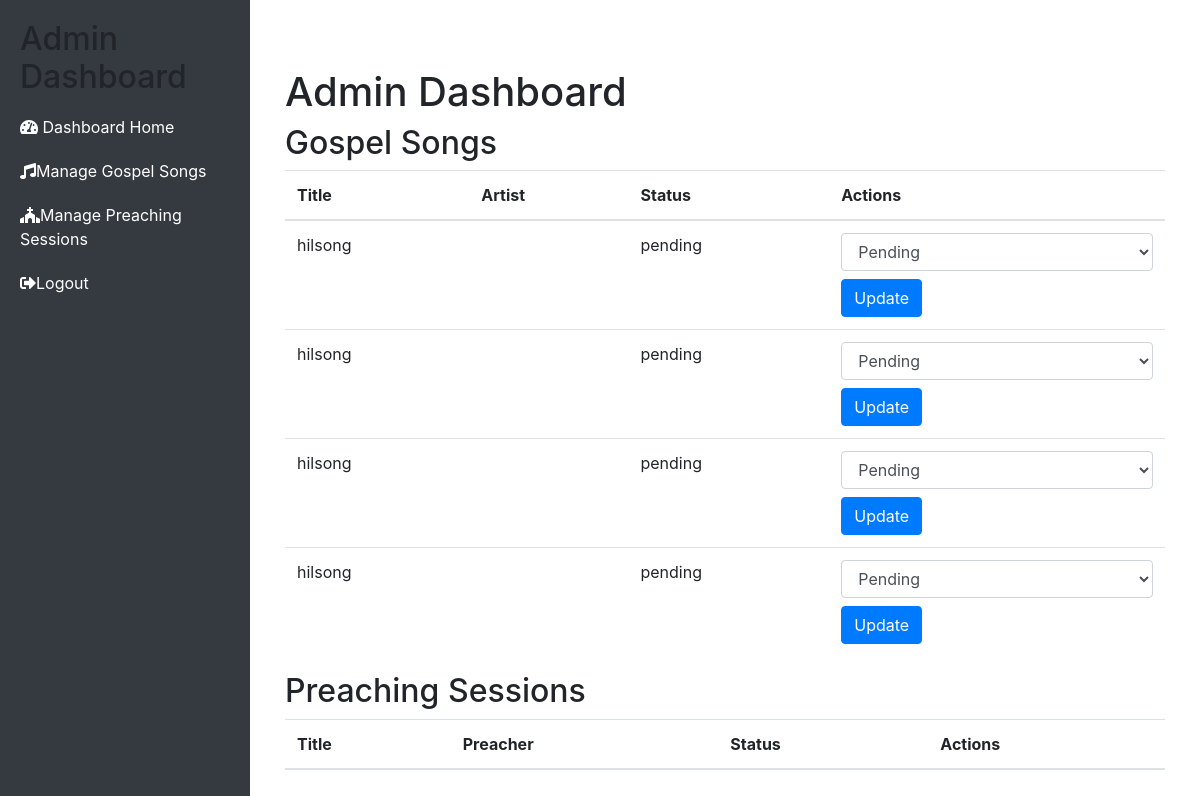
The app's page /admin_dashboard/ (signed in) with its own data.
### preaching/models.py (models this page shows, shortened)
class GospelSong(models.Model):
    MEDIA_TYPE_CHOICES = [
        ('audio', 'Audio'),
        ('video', 'Video')
    ]
    STATUS_CHOICES = [
        ('pending', 'Pending'),
        ('accepted', 'Accepted'),
        ('rejected', 'Rejected')
    ]
    title = models.CharField(max_length=100)
    artist = models.CharField(max_length=100)
    media_type = models.CharField(max_length=5, choices=MEDIA_TYPE_CHOICES, default='audio')
    file = models.FileField(upload_to='gospel_songs/')
    upload_date = models.DateTimeField(auto_now_add=True)
    download_count = models.PositiveIntegerField(default=0)
    status = models.CharField(max_length=10, choices=STATUS_CHOICES, default='pending')

### preaching/views.py (the view)
# urls.py: path('admin_dashboard/', views.admin_dashboard, name='admin_dashboard'),
@login_required
def admin_dashboard(request):
    songs = GospelSong.objects.all()
    preachings = PreachingSession.objects.all()
    context = {
        'songs': songs,
        'preachings': preachings
    }
    return render(request, 'dashboard/admin_dashboard.html', context)

### preaching/templates/dashboard/admin_dashboard.html (shortened to what this page needs)
<!DOCTYPE html>
<html lang="en">
<head>
    <link rel="stylesheet" href="https://stackpath.bootstrapcdn.com/bootstrap/4.5.2/css/bootstrap.min.css">
    <link rel="stylesheet" href="https://cdnjs.cloudflare.com/ajax/libs/font-awesome/5.15.3/css/all.min.css">
    <link rel="stylesheet" href="https://stackpath.bootstrapcdn.com/bootstrap/4.5.2/css/bootstrap.min.css">
</head>
<body>
    <div class="wrapper">
        <nav class="sidebar">
            <h2>Admin Dashboard</h2>
            <a href="{% url 'admin_dashboard' %}"><i class="fas fa-tachometer-alt"></i> Dashboard Home</a>
            <a href="{% url 'gospel_songs' %}"><i class="fas fa-music"></i>Manage Gospel Songs</a>
            <a href="{% url 'preaching_sessions' %}"><i class="fas fa-church"></i>Manage Preaching Sessions</a>
            <a href="{% url 'logout' %}"><i class="fas fa-sign-out-alt"></i>Logout</a>
        </nav>
        <div class="content">
            <div class="container mt-5">
                <h1>Admin Dashboard</h1>
                <h2>Gospel Songs</h2>
                <table class="table">
                    <thead>
                        <tr>
                            <th>Title</th>
                            <th>Artist</th>
                            <th>Status</th>
                            <th>Actions</th>
                        </tr>
                    </thead>
                    <tbody>
                        {% for song in songs %}
                        <tr>
                            <td>{{ song.title }}</td>
                            <td>{{ song.artist.username }}</td>
                            <td>{{ song.status }}</td>
                            <td>
                                <form action="{% url 'update_song_status' song.id %}" method="post">
                                    <select name="status" class="form-control">
                                        <option value="pending" {% if song.status == 'pending' %}selected{% endif %}>Pending</option>
                                    </select>
                                    <button type="submit" class="btn btn-primary mt-2">Update</button>
                                </form>
                            </td>
                        </tr>
                        {% endfor %}
                    </tbody>
                </table>
                <h2>Preaching Sessions</h2>
                <table class="table">
                    <thead>
                        <tr>
                            <th>Title</th>
                            <th>Preacher</th>
                            <th>Status</th>
                            <th>Actions</th>
                        </tr>
                    </thead>
                </table>
            </div>
        </div>
    </div>
</body>
</html>

### preaching/templates/dashboard/admin_dashboard.html (style rules this page uses)
body { display: flex; min-height: 100vh; flex-direction: column; }
.wrapper { display: flex; width: 100%; }
.sidebar { width: 250px; height: 100vh; background: #343a40; padding: 20px; position: fixed; }
.sidebar a { color: #fff; display: block; padding: 10px 0; text-decoration: none; }
.content { margin-left: 250px; padding: 20px; width: 100%; }

### records on screen
GospelSong: title "hilsong", status "pending", status "Pending"
GospelSong: title "hilsong", status "pending", status "Pending"
GospelSong: title "hilsong", status "pending", status "Pending"
GospelSong: title "hilsong", status "pending", status "Pending"
